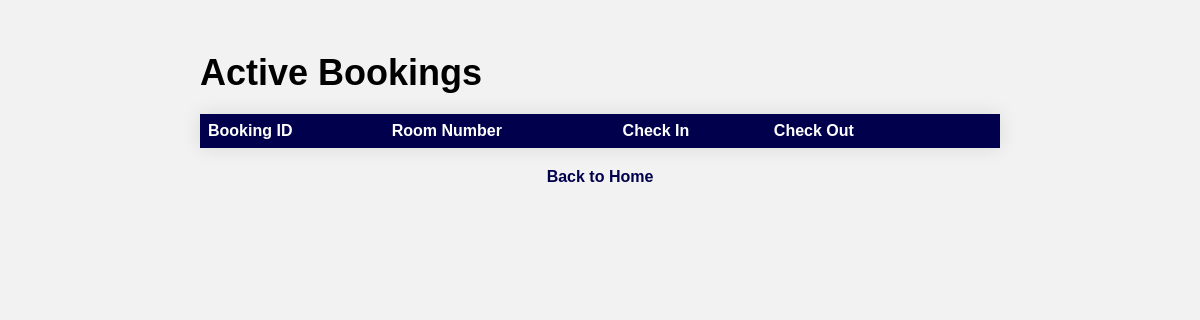
Page /active_bookings/ (signed in) on the earlier database version.
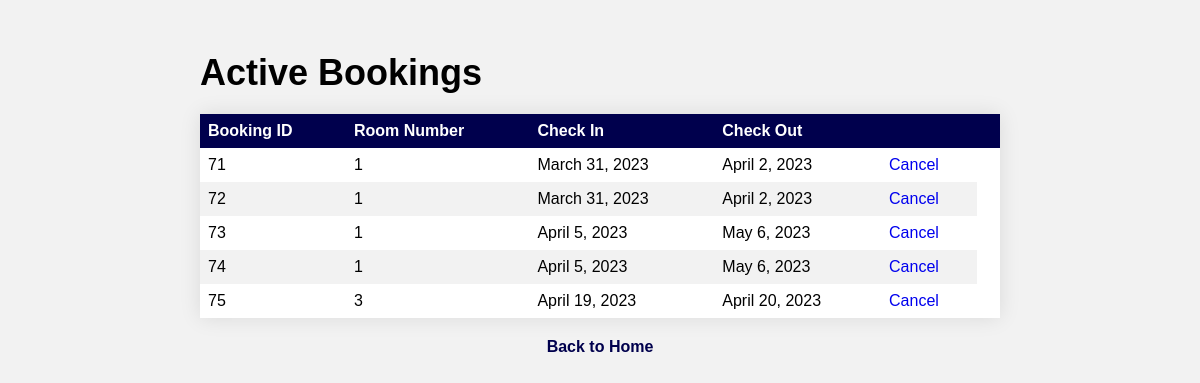
Same page on the later database version.
### HMS_APP/models.py (models this page shows, shortened)
class Booking(models.Model):
    user = models.ForeignKey(settings.AUTH_USER_MODEL, on_delete=models.CASCADE)
    room = models.ForeignKey(Room, on_delete=models.CASCADE)
    check_in = models.DateField()
    check_out = models.DateField()

class Room(models.Model) :
    ROOM_CATEGORIES = (
        ('WithAc', 'AC'),
        ('WithoutAc', 'NON-AC'),
        ('Deluxe', 'DELUXE'),
    )
    number = models.IntegerField()
    category = models.CharField(max_length = 10, choices=ROOM_CATEGORIES)
    capacity = models.IntegerField()
    room_description = models.TextField()
    room_price = models.IntegerField(help_text = "Price Per Day", null=True)
    room_picture = models.ImageField(null=True)

### HMS_APP/views.py (the view)
# urls.py: path('active_bookings/', views.active_bookings, name = "active_bookings"),
def active_bookings(request):
    user = request.user
    bookings = Booking.objects.filter(user=user)
    return render(request, "bookings.html", {'bookings' : bookings})

### templates/bookings.html (shortened to what this page needs)
<!DOCTYPE html>
<html>
<head>
</head>
<body>
	<div class="container">
		<h1>Active Bookings</h1>
		<table>
			<thead>
				<tr>
					<th>Booking ID</th>
					<th>Room Number</th>
					<th>Check In</th>
					<th>Check Out</th>
					<th>  <th>
				</tr>
			</thead>
			<tbody>
				{% for booking in bookings %}
				<tr>
					<td>{{ booking.id }}</td>
					<td>{{ booking.room.number }}</td>
					<td>{{ booking.check_in }}</td>
					<td>{{ booking.check_out }}</td>
					<td><a href="{% url 'cancel_booking' id=booking.id %}">Cancel</a></td>
				</tr>
				{% endfor %}
			</tbody>
		</table>
		<div class="back-to-home">
			<a href="{% url 'home' %}">Back to Home</a>
		</div>
	</div>
</body>
</html>

### templates/bookings.html (style rules this page uses)
body { font-family: Arial, sans-serif; background-color: #f2f2f2; }
.container { max-width: 800px; margin: 0 auto; padding: 20px; }
h1 { font-size: 36px; font-weight: bold; margin-bottom: 20px; }
table { border-collapse: collapse; width: 100%; margin-bottom: 20px; background-color: #fff; box-shadow: 0 0 20px rgba(0, 0, 0, 0.1); }
th, td { text-align: left; padding: 8px; }
th { background-color: rgb(0, 0, 77); color: white; }
tr:nth-child(even) { background-color: #f2f2f2; }
.back-to-home { display: block; text-align: center; margin-top: 20px; }
.back-to-home a { color: rgb(0, 0, 77); font-weight: bold; text-decoration: none; }
a { text-decoration : none; }

Differences in the rows shown:
added Booking: id "71", room.number "1", check_in "March 31, 2023", check_out "April 2, 2023"
added Booking: id "72", room.number "1", check_in "March 31, 2023", check_out "April 2, 2023"
added Booking: id "73", room.number "1", check_in "April 5, 2023", check_out "May 6, 2023"
added Booking: id "74", room.number "1", check_in "April 5, 2023", check_out "May 6, 2023"
added Booking: id "75", room.number "3", check_in "April 19, 2023", check_out "April 20, 2023"
